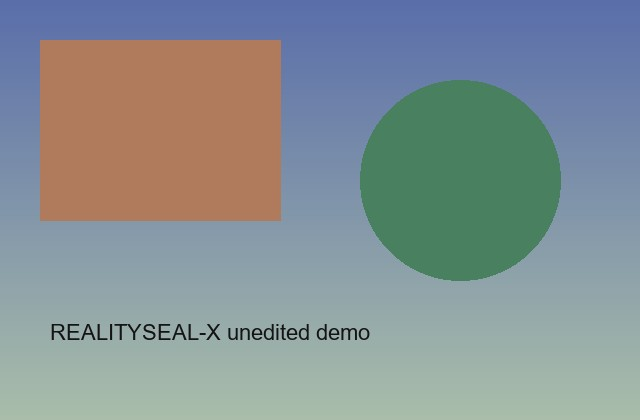
#> input picture sample_images/01_unedited.jpg, 640 x 420 px; its folder holds only this picture in this run
$ python -i ela_analyzer.py   (imports and definitions only)
#> lines starting #> are read from the running program, lines starting #| are printed output that depends on the picture; after the words box and inside, x2 and y2 are one past the last pixel; in counts of white or black regions, pixels touching at a corner belong together
"""
Error Level Analysis (ELA) for JPEG-style recompression comparison.

ELA saves a JPEG copy at a known quality, then measures the absolute
pixel difference between the RGB original and that recompressed copy.
Regions that were recently edited or saved at a different quality often
(but not always) show larger residuals.

This is a JPEG-recompression-based visualisation, not a definitive
forensic test.
"""

from __future__ import annotations

import io
from dataclasses import asdict, dataclass
from typing import Any

import numpy as np
from PIL import Image, ImageDraw

import config


@dataclass
class ElaSettings:
    jpeg_quality: int
    amplification_scale: float
    hot_pixel_threshold: float


@dataclass
class ElaStatistics:
    mean_difference: float
    max_difference: float
    std_difference: float
    percent_pixels_above_threshold: float
    hot_pixel_threshold: float
    pixel_count: int
    p95_difference: float = 0.0
    p99_difference: float = 0.0
    block_contrast_ratio: float = 1.0
    outlier_block_percent: float = 0.0
    hotspot_bbox: tuple[int, int, int, int] | None = None


@dataclass
class SuspicionScore:
    score: int
    indicator: str
    interpretation: str
    components: dict[str, float]
    formula_note: str
    simple_headline: str = ""
    simple_status: str = ""
    simple_explanation: str = ""
    heatmap_hint: str = ""


@dataclass
class ElaResult:
    ela_rgb: Image.Image
    ela_heatmap: Image.Image
    overlay_image: Image.Image
    statistics: ElaStatistics
    suspicion: SuspicionScore
    settings: ElaSettings
    source_mode_note: str


def _ensure_rgb(image: Image.Image) -> Image.Image:
    if image.mode == "RGB":
        return image
    if image.mode in ("RGBA", "LA", "P"):
        rgba = image.convert("RGBA")
        background = Image.new("RGB", rgba.size, (255, 255, 255))
        background.paste(rgba, mask=rgba.split()[-1])
        return background
    return image.convert("RGB")


def recompress_as_jpeg(image: Image.Image, quality: int) -> Image.Image:
    """Write an in-memory JPEG copy and reopen it. Does not touch the original file."""
    buffer = io.BytesIO()
    _ensure_rgb(image).save(buffer, format="JPEG", quality=int(quality), optimize=False)
    buffer.seek(0)
    recompressed = Image.open(buffer)
    recompressed.load()
    return recompressed.convert("RGB")


def compute_ela_difference(
    original_rgb: Image.Image,
    recompressed_rgb: Image.Image,
) -> np.ndarray:
    """Absolute per-channel difference as float32 array shaped (H, W, 3)."""
    orig = np.asarray(_ensure_rgb(original_rgb), dtype=np.float32)
    rec = np.asarray(_ensure_rgb(recompressed_rgb), dtype=np.float32)
    if orig.shape != rec.shape:
        raise ValueError("Original and recompressed images must have the same dimensions.")
    return np.abs(orig - rec)


def per_pixel_magnitude(abs_diff: np.ndarray) -> np.ndarray:
    """Mean absolute difference across RGB channels, range approximately 0–255."""
    return np.mean(abs_diff, axis=2)


def _block_means(magnitude: np.ndarray, block: int) -> np.ndarray:
    height, width = magnitude.shape
    rows = height // block
    cols = width // block
    if rows < 2 or cols < 2:
        return np.array([[float(np.mean(magnitude))]], dtype=np.float32)
    trimmed = magnitude[: rows * block, : cols * block]
    return trimmed.reshape(rows, block, cols, block).mean(axis=(1, 3))


def _hotspot_bbox_from_blocks(
    block_means: np.ndarray,
    median: float,
    block: int,
    image_size: tuple[int, int],
) -> tuple[int, int, int, int] | None:
    """Return (left, top, right, bottom) if a compact high-ELA region exists."""
    if block_means.size < 4:
        return None
    mad = float(np.median(np.abs(block_means - median))) + 1e-6
    threshold = max(
        median + config.BLOCK_OUTLIER_K * mad,
        median * config.BLOCK_OUTLIER_RATIO,
        median + config.HOTSPOT_MIN_DIFFERENCE,
    )
    mask = block_means >= threshold
    if not np.any(mask):
        return None

    visited = np.zeros(mask.shape, dtype=bool)
    largest_component: list[tuple[int, int]] = []
    for start_y, start_x in zip(*np.where(mask)):
        if visited[start_y, start_x]:
            continue
        component: list[tuple[int, int]] = []
        pending = [(int(start_y), int(start_x))]
        visited[start_y, start_x] = True
        while pending:
            y, x = pending.pop()
            component.append((y, x))
            for neighbor_y in range(max(0, y - 1), min(mask.shape[0], y + 2)):
                for neighbor_x in range(max(0, x - 1), min(mask.shape[1], x + 2)):
                    if mask[neighbor_y, neighbor_x] and not visited[neighbor_y, neighbor_x]:
                        visited[neighbor_y, neighbor_x] = True
                        pending.append((neighbor_y, neighbor_x))
        if len(component) > len(largest_component):
            largest_component = component
    if len(largest_component) < 4:
        return None

    ys, xs = zip(*largest_component)
    top = int(min(ys) * block)
    left = int(min(xs) * block)
    bottom = int(min(image_size[1], (max(ys) + 1) * block))
    right = int(min(image_size[0], (max(xs) + 1) * block))
    area = (right - left) * (bottom - top)
    image_area = image_size[0] * image_size[1]
    if area > 0.5 * image_area:
        return None
    return (left, top, right, bottom)


def compute_statistics(abs_diff: np.ndarray, hot_threshold: float) -> ElaStatistics:
    magnitude = per_pixel_magnitude(abs_diff)
    hot = magnitude > float(hot_threshold)
    block = int(config.BLOCK_SIZE)
    blocks = _block_means(magnitude, block)
    median_block = float(np.median(blocks))
    upper_block = float(np.percentile(blocks, config.BLOCK_CONTRAST_PERCENTILE))
    contrast = upper_block / max(median_block, config.BLOCK_CONTRAST_MIN_TYPICAL)
    mad = float(np.median(np.abs(blocks - median_block))) + 1e-6
    outlier_threshold = max(
        median_block + config.BLOCK_OUTLIER_K * mad,
        median_block * config.BLOCK_OUTLIER_RATIO,
        median_block + config.BLOCK_OUTLIER_MIN_DIFFERENCE,
    )
    outlier = blocks >= outlier_threshold
    height, width = magnitude.shape
    bbox = _hotspot_bbox_from_blocks(blocks, median_block, block, (width, height))
    return ElaStatistics(
        mean_difference=float(np.mean(magnitude)),
        max_difference=float(np.max(magnitude)),
        std_difference=float(np.std(magnitude)),
        percent_pixels_above_threshold=float(np.mean(hot) * 100.0),
        hot_pixel_threshold=float(hot_threshold),
        pixel_count=int(magnitude.size),
        p95_difference=float(np.percentile(magnitude, 95)),
        p99_difference=float(np.percentile(magnitude, 99)),
        block_contrast_ratio=float(contrast),
        outlier_block_percent=float(np.mean(outlier) * 100.0),
        hotspot_bbox=bbox,
    )


def amplify_for_display(abs_diff: np.ndarray, scale: float) -> Image.Image:
    """Scale residuals and clip to 8-bit RGB for a greyscale-style ELA view."""
    amplified = np.clip(abs_diff * float(scale), 0, 255).astype(np.uint8)
    return Image.fromarray(amplified, mode="RGB")


def magnitude_heatmap(abs_diff: np.ndarray, scale: float) -> Image.Image:
    """
    False-colour heatmap.

    Values are stretched using a robust percentile so a small pasted region
    remains visible even when the rest of the image has tiny residuals.
    """
    import matplotlib

    matplotlib.use("Agg")
    import matplotlib.cm as cm

    magnitude = per_pixel_magnitude(abs_diff)
    amplified = magnitude * float(scale)
    p99 = float(np.percentile(amplified, 99.5))
    ceiling = max(p99, 8.0)
    normalised = np.clip(amplified / ceiling, 0.0, 1.0)
    coloured = (cm.inferno(normalised)[:, :, :3] * 255.0).astype(np.uint8)
    return Image.fromarray(coloured, mode="RGB")


def draw_hotspot_overlay(original_rgb: Image.Image, bbox: tuple[int, int, int, int] | None) -> Image.Image:
    overlay = _ensure_rgb(original_rgb).copy()
    if bbox is None:
        return overlay
    draw = ImageDraw.Draw(overlay)
    left, top, right, bottom = bbox
    for width in (6, 4, 2):
        colour = (255, 40, 40) if width == 6 else (255, 220, 80) if width == 4 else (255, 255, 255)
        draw.rectangle([left, top, right, bottom], outline=colour, width=width)
    draw.text((left + 6, max(0, top - 18)), "Area that stood out", fill=(255, 40, 40))
    return overlay


def _clip_unit(value: float, cap: float) -> float:
    if cap <= 0:
        return 0.0
    return float(min(max(value, 0.0) / cap, 1.0))


def _plain_language(score: int, stats: ElaStatistics, original_format: str | None) -> tuple[str, str, str]:
    fmt = (original_format or "").upper()
    if fmt == "PNG":
        return (
            "Not assessed: PNG conversion check only",
            "Not assessed for suspicious editing",
            "In everyday terms: this file is PNG, not JPEG. The heatmap can look "
            "active simply because we converted it to JPEG for the test. Look at "
            "whether one patch is much brighter than the rest. A uniformly bright "
            "map on a PNG is not, by itself, proof that a photo was edited. "
            "This conversion check cannot determine whether the PNG was edited.",
        )
    if score <= config.LOW_SCORE_MAX:
        extra = ""
        if stats.block_contrast_ratio < 2.0:
            extra = " No single region stood out from the rest."
        return (
            config.SIMPLE_HEADLINE_LOW,
            config.SIMPLE_STATUS_LOW,
            config.SIMPLE_BODY_LOW + extra,
        )
    if score <= config.MODERATE_SCORE_MAX:
        return (
            config.SIMPLE_HEADLINE_MODERATE,
            config.SIMPLE_STATUS_MODERATE,
            config.SIMPLE_BODY_MODERATE,
        )
    return (
        config.SIMPLE_HEADLINE_HIGH,
        config.SIMPLE_STATUS_HIGH,
        config.SIMPLE_BODY_HIGH,
    )


def compute_suspicion_score(
    stats: ElaStatistics,
    original_format: str | None = None,
) -> SuspicionScore:
    """
    Transparent heuristic score in 0–100.

    Localisation terms (block contrast, outlier blocks, p99) are weighted more
    than the global mean so a small splice can raise the score. Block contrast
    uses an upper percentile and a 1.0-pixel floor to avoid division by near-zero
    background residuals.
    """
    mean_term = _clip_unit(stats.mean_difference, config.SCORE_MEAN_CAP)
    std_term = _clip_unit(stats.std_difference, config.SCORE_STD_CAP)
    max_term = _clip_unit(stats.max_difference, config.SCORE_MAX_CAP)
    hot_term = _clip_unit(stats.percent_pixels_above_threshold, config.SCORE_HOT_PCT_CAP)
    p99_term = _clip_unit(stats.p99_difference, config.SCORE_P99_CAP)
    contrast_term = _clip_unit(max(stats.block_contrast_ratio - 1.0, 0.0), config.SCORE_CONTRAST_CAP)
    outlier_term = _clip_unit(stats.outlier_block_percent, config.SCORE_OUTLIER_BLOCK_CAP)

    weighted = (
        config.WEIGHT_MEAN * mean_term
        + config.WEIGHT_STD * std_term
        + config.WEIGHT_MAX * max_term
        + config.WEIGHT_HOT * hot_term
        + config.WEIGHT_P99 * p99_term
        + config.WEIGHT_CONTRAST * contrast_term
        + config.WEIGHT_OUTLIER_BLOCKS * outlier_term
    )
    score = int(round(100.0 * float(np.clip(weighted, 0.0, 1.0))))

    if (original_format or "").upper() == "PNG":
        indicator = "Not assessed (PNG-to-JPEG conversion only)"
        interpretation = (
            "This upload is PNG, so the ELA map comes from converting it to JPEG "
            "for comparison. Its score cannot be used to assess whether the PNG "
            "was edited."
        )
    elif score <= config.LOW_SCORE_MAX:
        indicator = "Not flagged"
        interpretation = config.INTERPRETATION_LOW
    elif score <= config.MODERATE_SCORE_MAX:
        indicator = "Flagged as suspicious (review recommended)"
        interpretation = config.INTERPRETATION_MODERATE
    else:
        indicator = "Flagged as highly suspicious"
        interpretation = config.INTERPRETATION_HIGH

    headline, status, explanation = _plain_language(score, stats, original_format)

    components = {
        "mean_term_0_to_1": round(mean_term, 4),
        "std_term_0_to_1": round(std_term, 4),
        "max_term_0_to_1": round(max_term, 4),
        "hot_percent_term_0_to_1": round(hot_term, 4),
        "p99_term_0_to_1": round(p99_term, 4),
        "contrast_term_0_to_1": round(contrast_term, 4),
        "outlier_blocks_term_0_to_1": round(outlier_term, 4),
        "weight_mean": config.WEIGHT_MEAN,
        "weight_std": config.WEIGHT_STD,
        "weight_max": config.WEIGHT_MAX,
        "weight_hot": config.WEIGHT_HOT,
        "weight_p99": config.WEIGHT_P99,
        "weight_contrast": config.WEIGHT_CONTRAST,
        "weight_outlier_blocks": config.WEIGHT_OUTLIER_BLOCKS,
        "weighted_sum_0_to_1": round(float(weighted), 4),
        "block_contrast_ratio": round(stats.block_contrast_ratio, 4),
        "outlier_block_percent": round(stats.outlier_block_percent, 4),
        "p99_difference": round(stats.p99_difference, 4),
    }

    formula_note = (
        "Score = 100 × (w_mean·min(mean/MEAN_CAP,1) + w_std·min(std/STD_CAP,1) "
        "+ w_max·min(max/MAX_CAP,1) + w_hot·min(hot%/HOT_CAP,1) "
        "+ w_p99·min(p99/P99_CAP,1) + w_contrast·min((contrast-1)/CONTRAST_CAP,1) "
        "+ w_outlier·min(outlier_block%/OUTLIER_CAP,1)). "
        f"Block contrast is the {config.BLOCK_CONTRAST_PERCENTILE:g}th-percentile "
        f"block mean divided by the typical block mean (minimum denominator "
        f"{config.BLOCK_CONTRAST_MIN_TYPICAL:g}); outlier blocks must exceed the "
        f"typical value by at least {config.BLOCK_OUTLIER_MIN_DIFFERENCE:g}. "
        "Local contrast is weighted more than the image-wide average. "
        "Caps and weights are in config.py and require calibration on a labelled dataset."
    )
    return SuspicionScore(
        score=score,
        indicator=indicator,
        interpretation=interpretation,
        components=components,
        formula_note=formula_note,
        simple_headline=headline,
        simple_status=status,
        simple_explanation=explanation,
        heatmap_hint=config.HEATMAP_HINT,
    )


def source_mode_note(original_format: str | None) -> str:
    fmt = (original_format or "").upper()
    if fmt == "PNG":
        return (
            "The upload is PNG. ELA in this prototype works by converting the pixels "
            "to RGB, saving a JPEG copy at the configured quality, and comparing that "
            "copy with the RGB original. This is a JPEG-recompression-based analysis, "
            "not a native PNG forensic test, and it is not a definitive authenticity check."
        )
    if fmt in {"JPEG", "JPG"}:
        return (
            "The upload is JPEG. ELA recompresses a copy at the configured quality and "
            "compares it with the decoded original pixels. Residual patterns can reflect "
            "editing, prior recompression, or camera processing. This is not a definitive "
            "forensic test."
        )
    return (
        "ELA here is a JPEG-recompression comparison of RGB pixels. It is not a "
        "definitive forensic test of authenticity."
    )


def analyze_image(
    image: Image.Image,
    jpeg_quality: int | None = None,
    amplification_scale: float | None = None,
    hot_pixel_threshold: float | None = None,
    original_format: str | None = None,
) -> ElaResult:
    quality = int(jpeg_quality if jpeg_quality is not None else config.JPEG_RECOMPRESS_QUALITY)
    scale = float(
        amplification_scale if amplification_scale is not None else config.ELA_AMPLIFICATION_SCALE
    )
    hot = float(
        hot_pixel_threshold if hot_pixel_threshold is not None else config.HOT_PIXEL_THRESHOLD
    )

    original_rgb = _ensure_rgb(image)
    recompressed = recompress_as_jpeg(original_rgb, quality)
    abs_diff = compute_ela_difference(original_rgb, recompressed)
    stats = compute_statistics(abs_diff, hot)
    fmt = original_format or image.format
    suspicion = compute_suspicion_score(stats, original_format=fmt)
    settings = ElaSettings(
        jpeg_quality=quality,
        amplification_scale=scale,
        hot_pixel_threshold=hot,
    )
    return ElaResult(
        ela_rgb=amplify_for_display(abs_diff, scale),
        ela_heatmap=magnitude_heatmap(abs_diff, scale),
        overlay_image=draw_hotspot_overlay(original_rgb, stats.hotspot_bbox),
        statistics=stats,
        suspicion=suspicion,
        settings=settings,
        source_mode_note=source_mode_note(fmt),
    )


# [13 lines left out: function result_as_dict, not called in this run]

>>> from PIL import Image
>>> picture = Image.open('sample_images/01_unedited.jpg')
#> picture is the input picture: PIL image 640x420 RGB; mean R, G, B 132.7, 144.9, 147.6
>>> result = analyze_image(picture)
#> in per_pixel_magnitude, `return np.mean(abs_diff, axis=2)`:
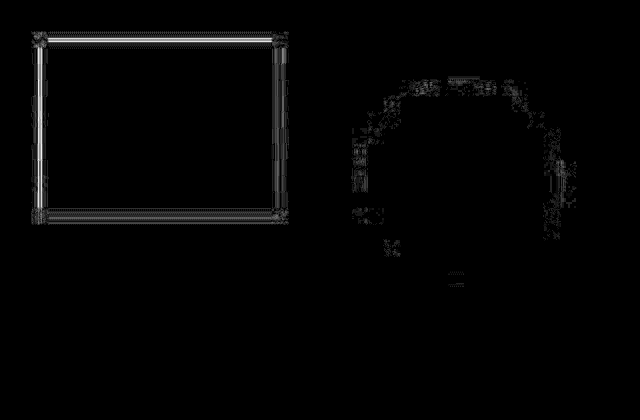
#> returned value: shape (420, 640) float32; min 0, max 7, mean 0.0963; drawn with min black and max white
#> in compute_statistics, `hot = magnitude > float(hot_threshold)`: hot: shape (420, 640) bool; every value is 0
#> in _block_means, `return trimmed.reshape(rows, block, cols, block).mean(axis=(1, 3))`:
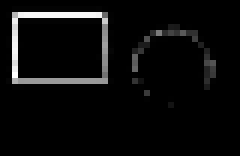
#> returned value: shape (26, 40) float32 (shown 6 times larger); min 0, max 2.12, mean 0.0972; drawn with min black and max white
#> in compute_statistics, `median_block = float(np.median(blocks))`: median_block = 0
#> in compute_statistics, `upper_block = float(np.percentile(blocks, config.BLOCK_CONTRAST_PERCEN..`: upper_block = 0.883
#> in compute_statistics, `mad = float(np.median(np.abs(blocks - median_block))) + 1e-6`: mad = 1e-06
#> in compute_statistics, `outlier_threshold = max( median_block + config.BLOCK_OUTLIER_K * mad, ..`: outlier_threshold = 1.5
#> in compute_statistics, `outlier = blocks >= outlier_threshold`:
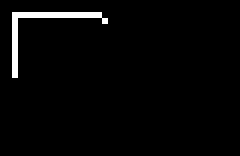
#> outlier: shape (26, 40) bool (shown 6 times larger); 2.5% white in thin lines or dots, all inside (x1, y1, x2, y2) = (2, 2, 18, 13)
#> in _hotspot_bbox_from_blocks, `mad = float(np.median(np.abs(block_means - median))) + 1e-6`: mad = 1e-06
#> in _hotspot_bbox_from_blocks, `threshold = max( median + config.BLOCK_OUTLIER_K * mad, median * confi..`: threshold = 3
#> in _hotspot_bbox_from_blocks, `mask = block_means >= threshold`: mask: shape (26, 40) bool; every value is 0
#> in amplify_for_display, `amplified = np.clip(abs_diff * float(scale), 0, 255).astype(np.uint8)`:
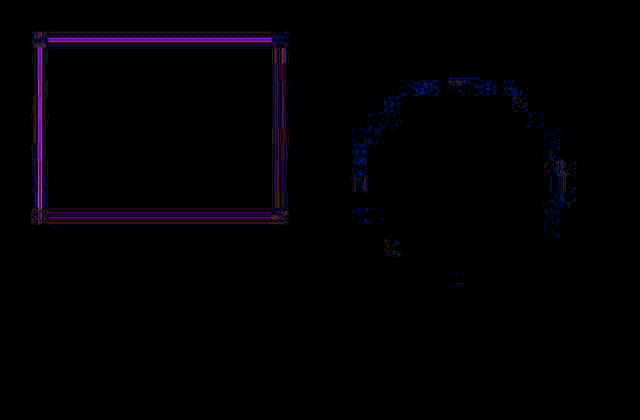
#> amplified: shape (420, 640, 3); mean R, G, B 1.9, 0.7, 3.1
#> in magnitude_heatmap, `amplified = magnitude * float(scale)`:
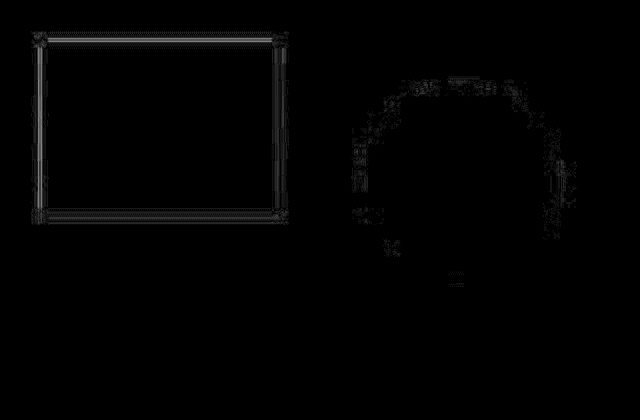
#> amplified: shape (420, 640) float32; min 0, max 140, mean 1.9
#> in magnitude_heatmap, `p99 = float(np.percentile(amplified, 99.5))`: p99 = 80
#> in magnitude_heatmap, `normalised = np.clip(amplified / ceiling, 0.0, 1.0)`:
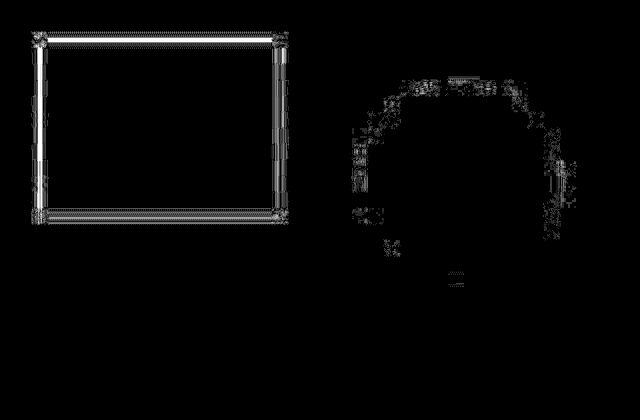
#> normalised: shape (420, 640) float32; min 0, max 1, mean 0.0223
#> in magnitude_heatmap, `coloured = (cm.inferno(normalised)[:, :, :3] * 255.0).astype(np.uint8)`:
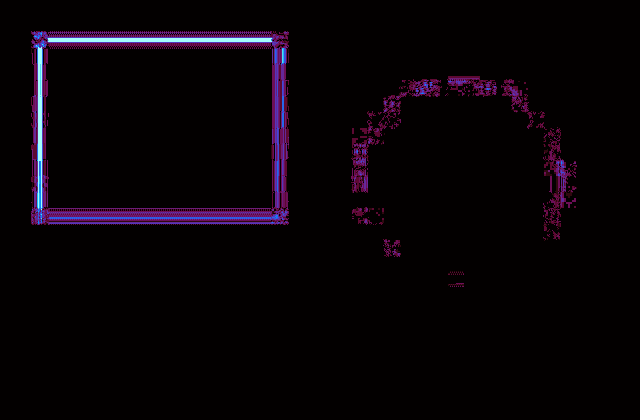
#> coloured: shape (420, 640, 3); mean of channels 0, 1, 2 7.2, 2.9, 9; drawn as B, G, R
#> in source_mode_note, `fmt = (original_format or "").upper()`: fmt = 'JPEG'

$ run again, on sample_images/02_spliced.jpg
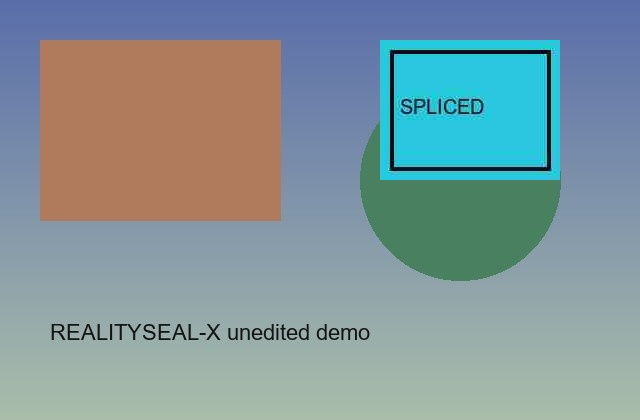
#> input picture sample_images/02_spliced.jpg, 640 x 420 px
#> picture is the input picture: PIL image 640x420 RGB; mean R, G, B 128.5, 149.9, 154.7
#> in compute_statistics, `hot = magnitude > float(hot_threshold)`:
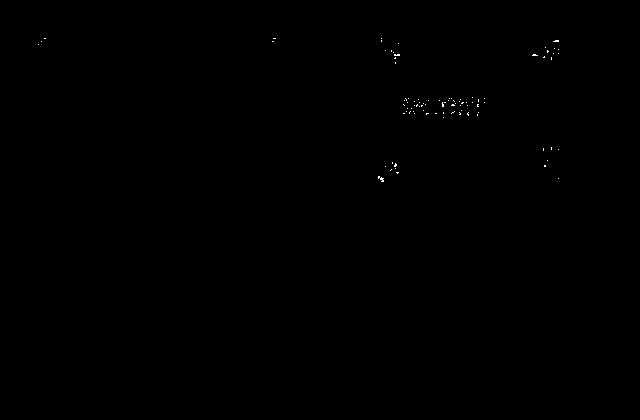
#> hot: shape (420, 640) bool; 0.08% white in thin lines or dots, all inside (x1, y1, x2, y2) = (38, 38, 559, 182)
#> median_block = 0.102
#> upper_block = 2.12
#> in compute_statistics, `mad = float(np.median(np.abs(blocks - median_block))) + 1e-6`: mad = 0.0807
#> outlier_threshold = 1.6
#> outlier: shape (26, 40) bool; 8.7% white in thin lines or dots, all inside (x1, y1, x2, y2) = (2, 2, 35, 14)
#> in _hotspot_bbox_from_blocks, `mad = float(np.median(np.abs(block_means - median))) + 1e-6`: mad = 0.0807
#> threshold = 3.1
#> mask: shape (26, 40) bool; 2.1% white in thin lines or dots, all inside (x1, y1, x2, y2) = (24, 2, 35, 11)
#> the loop in _hotspot_bbox_from_blocks, `for start_y, start_x in zip(*np.where(mask)):` made 22 passes
#> (start_y, start_x) on passes 1 to 8: (2, 34), (3, 24), (3, 33), (3, 34), (4, 24), (4, 34), (5, 24), (5, 34)
#> ys = (3, 4, 5, 6, 7, 8, 9, 10, 6, 6, 6, 7, 6); xs = (24, 24, 24, 25, 24, 24, 24, 24, 26, 27, 28, 29, 29)
#> top = 48
#> left = 384
#> bottom = 176
#> right = 480
#> area = 12288
#> bbox = (384, 48, 480, 176)
#> p99 = 113.3
#> in magnitude_heatmap, `coloured = (cm.inferno(normalised)[:, :, :3] * 255.0).astype(np.uint8)`:
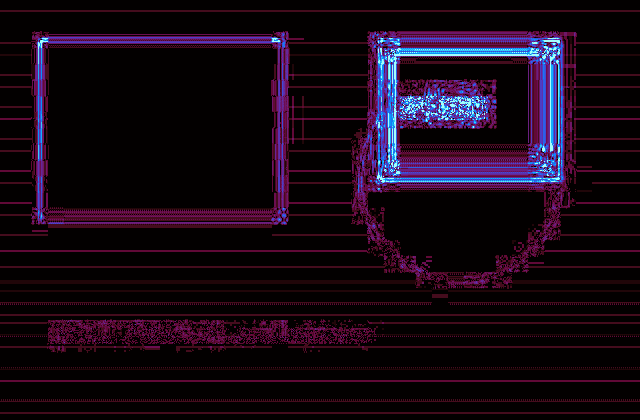
#> coloured: shape (420, 640, 3); mean of channels 0, 1, 2 20.9, 8.3, 22.8; drawn as B, G, R
#> in source_mode_note, `fmt = (original_format or "").upper()`: fmt = 'JPEG'
